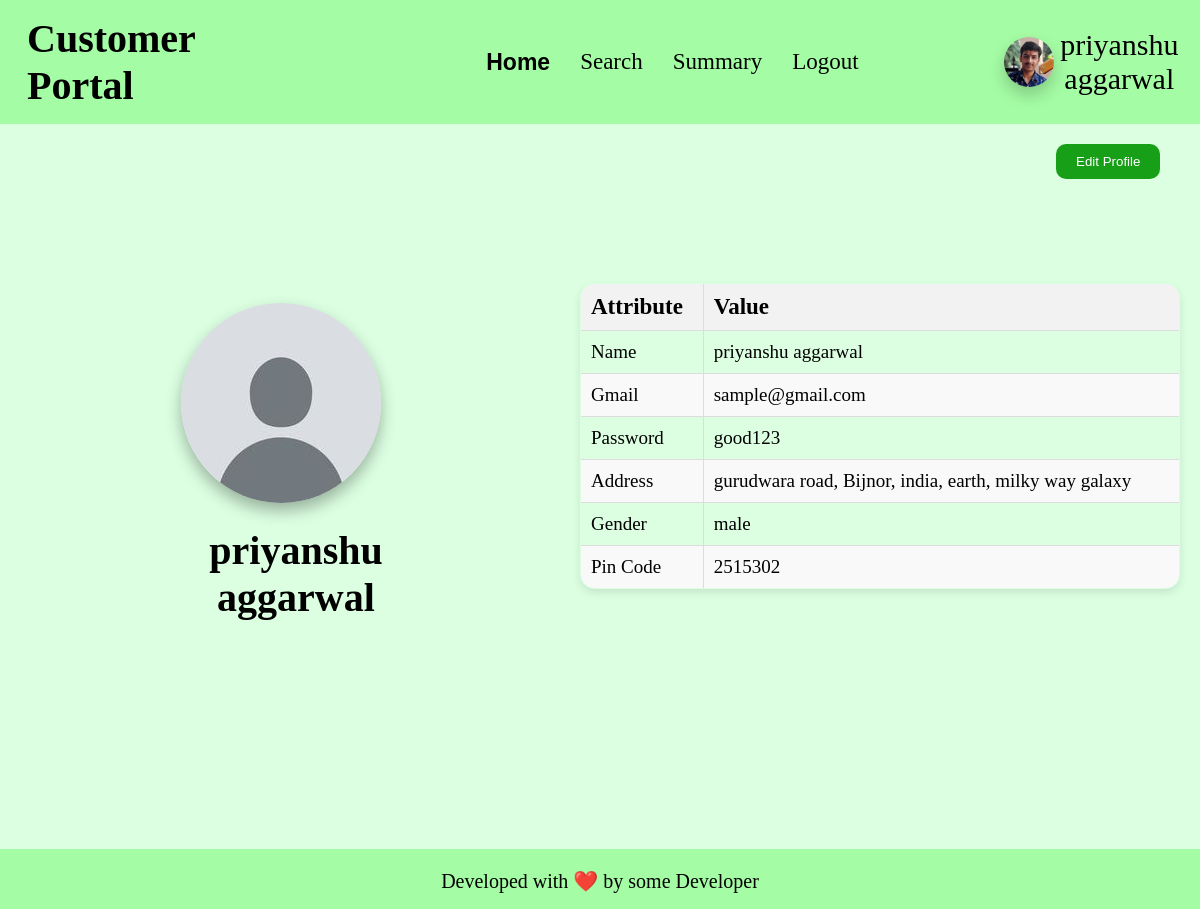
Before: /customer_home/view_profile/1 with the older database file.
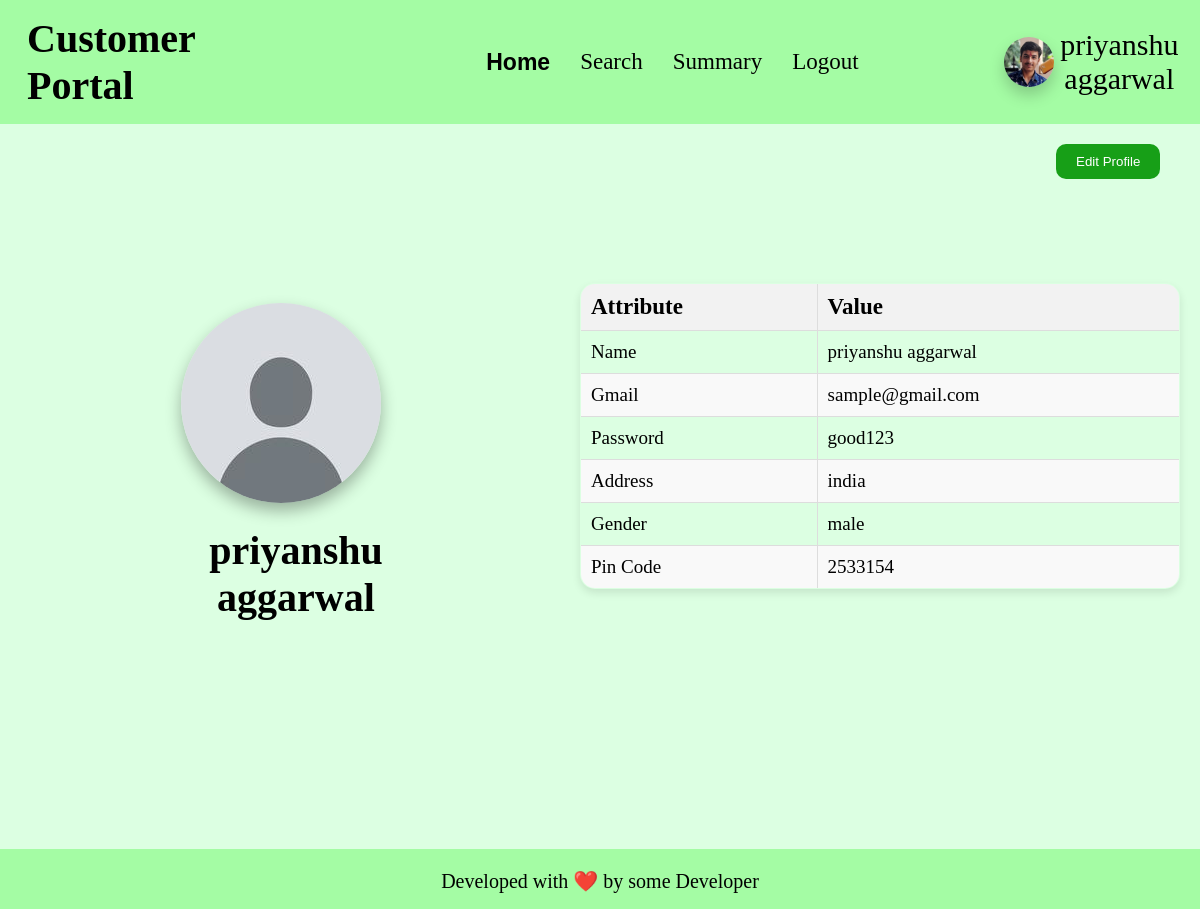
After: the same page with the newer database file.
### app.py (models this page shows)
class customer(db.Model):
    __tablename__ = "customer"
    id = db.Column(db.Integer, primary_key=True, autoincrement=True)
    email_id = db.Column(db.String, nullable=False)
    password = db.Column(db.String, nullable=False)
    fullname = db.Column(db.String, nullable=False)
    gender = db.Column(db.String, nullable=False)
    address = db.Column(db.String, nullable=False)
    pin_code = db.Column(db.Integer, nullable=False)
    blocked = db.Column(db.Boolean, default=False)
    service_requests = db.relationship('service_request', backref='customer', cascade='all, delete-orphan')

### app.py (the view)
@app.route('/customer_home/view_profile/<int:id>', methods=['GET', 'POST'])
def customer_view_profile(id):
    if request.method == 'GET':
        cus = customer.query.filter_by(id = id).first()
        if cus:
            if not cus.blocked:
                return render_template("customer_view_profile.html", customer = cus)
            else:
                return redirect('/customer_login')
        else:
            return redirect('/customer_login')
    elif request.method == 'POST':
        return f"form edited"

### templates/customer_view_profile.html (shortened to what this page needs)
<!DOCTYPE html>
<html lang="en">
<head>
    <link rel="stylesheet" href="/static/css/profile-block.css">
    <link rel="stylesheet" href="/static/css/basic.css">
    <link rel="stylesheet" href="/static/css/table-styling.css">
</head>
<body>
    <header>
        <h1>Customer Portal</h1>
        <ul>
            <li><a class="active" href="/customer_home/{{customer.id}}">Home</a></li>
            <li><a href="/customer_search/{{customer.id}}">Search</a></li>
            <li><a href="/customer_summary/{{customer.id}}">Summary</a></li>
            <li><a href="/customer_logout/{{customer.id}}">Logout</a></li>
        </ul>
        <div id="user-info">
            <img id="user-pic" src="/static/anant-pic.jpg" alt="Profile Picture">
            <div>{{customer.fullname}}</div>
        </div>
    </header>
    <button id="edit_profile_button" onclick="gotoroute('/customer_home/edit_profile/{{customer.id}}')">Edit Profile</button>
    <div id="box">
        <div id="box1">
            <img id="user-pic" src="/static/default_user_pic.png" alt="Profile Picture">
            <h2 style="font-size: 40px;">{{customer.fullname}}</h2>
        </div>
        <div id="box2">
            <div class="tables">
                <table class="styled-table">
                    <thead>
                        <tr>
                            <th>Attribute</th>
                            <th>Value</th>
                        </tr>
                    </thead>
                    <tbody>
                        <tr>
                            <td>Name</td>
                            <td>{{customer.fullname}}</td>
                        </tr>
                        <tr>
                            <td>Gmail</td>
                            <td>{{customer.email_id}}</td>
                        </tr>
                        <tr>
                            <td>Password</td>
                            <td>{{customer.password}}</td>
                        </tr>
                        <tr>
                            <td>Address</td>
                            <td>{{customer.address}}</td>
                        </tr>
                        <tr>
                            <td>Gender</td>
                            <td>{{customer.gender}}</td>
                        </tr>
                        <tr>
                            <td>Pin Code</td>
                            <td>{{customer.pin_code}}</td>
                        </tr>
                    </tbody>
                </table>
            </div>
        </div>
    </div>
    <br>
    <footer>
        <p>
            Developed with ❤️ by some Developer
        </p>
    </footer>
</body>
</html>

### static/css/profile-block.css (style rules this page uses)
#user-info { margin-left: 10vw; width: 19vw; display: flex; flex-direction: row; align-items: center; justify-content: space-evenly; }
#user-info img { min-width: 50px; min-height: 50px; max-width: 55px; max-height: 55px; border-radius: 50px; box-shadow: 0 8px 16px rgba(0, 0, 0, 0.2); }
#user-info div { font-size: 30px; text-align: center; }

### static/css/basic.css (style rules this page uses)
* { padding: 0; margin: 0; }
body { background-color: rgb(220, 255, 226); align-items: center; text-align: left; }
header { align-items: center; display: flex; padding: 15px; background-color: rgb(164, 252, 164); }
ul { display: flex; list-style-type: none; padding: 0; margin: 0; }
ul li { padding-inline: 15px; }
ul li a { font-size: 23px; text-decoration: none; color: black; }
.active { font-family: 'Franklin Gothic Medium', 'Arial Narrow', Arial, sans-serif; font-weight: bold; }

### static/css/table-styling.css (style rules this page uses)
.tables { margin-left: 20px; text-align: center; align-items: center; justify-content: center; width: 60vw; border-radius: 25px; padding: 20px; }
.styled-table { width: 100%; border: 1px solid black; }
.styled-table th { font-size: 20px; }
.styled-table th, .styled-table td { padding: 10px; border: 1px solid #ddd; text-align: left; }
.styled-table th { background-color: #f2f2f2; }
.styled-table tr:nth-child(even) { background-color: #f9f9f9; }

### templates/customer_view_profile.html (style rules this page uses)
h1 { margin-right: 17.1vw; margin-left: 1vw; font-size: 40px; }
#edit_profile_button { padding: 10px 20px; background-color: rgb(23, 159, 23); color: white; border: none; border-radius: 10px; cursor: pointer; margin-left: 88vw; margin-top: 20px; }
#box { margin-top: 8vh; display: flex; gap: 7vw; margin-left: 8vw; }
#box1 { margin-top: 60px; align-items: center; text-align: center; justify-content: center; }
#user-pic { min-width: 200px; min-height: 200px; max-width: 210px; max-height: 210px; border-radius: 100px; margin-left: 10px; box-shadow: 0 8px 16px rgba(0, 0, 0, 0.3); }
h2 { margin-top: 20px; margin-left: 40px; margin-bottom: 10px; font-size: 30px; }
.tables { margin-left: 20px; text-align: center; align-items: center; justify-content: center; width: 50vw; height: 20vh; border-radius: 25px; padding: 20px; }
table { border-collapse: separate; border-spacing: 0; width: 100%; max-width: 600px; margin: 20px auto; box-shadow: 0 4px 8px rgba(0, 0, 0, 0.1); border-radius: 15px; overflow: hidden; }
.styled-table { width: 100%; border-collapse: collapse; font-size: 19px; }
.styled-table th { font-size: 23px; }
.styled-table th, .styled-table td { padding: 10px; border: 1px solid #ddd; text-align: left; }
.styled-table th { background-color: #f2f2f2; font-size: 23px; }
.styled-table tr:nth-child(even) { background-color: #f9f9f9; }
footer { align-items: center; text-align: center; background-color: rgb(164, 252, 164); height: 60px; margin-top: 25vh; }
footer p { margin: auto; padding-top: 20px; font-size: 20px; }

Changed rows visible on the page:
changed customer "priyanshu aggarwal": address "gurudwara road, Bijnor, india, earth, milky way galaxy" → "india"; pin_code "2515302" → "2533154"
